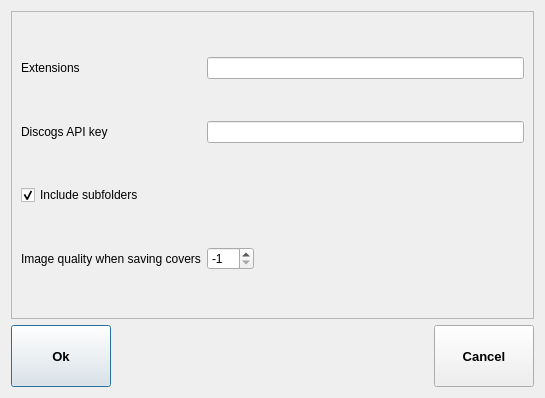
<?xml version="1.0" encoding="UTF-8"?>
<ui version="4.0">
 <class>SettingsDialog</class>
 <widget class="QDialog" name="SettingsDialog">
  <property name="geometry">
   <rect>
    <x>0</x>
    <y>0</y>
    <width>545</width>
    <height>398</height>
   </rect>
  </property>
  <property name="windowTitle">
   <string>TagEditor Settings</string>
  </property>
  <layout class="QGridLayout" name="gridLayout_2">
   <item row="0" column="0" colspan="3">
    <widget class="QFrame" name="fileDialog">
     <property name="sizePolicy">
      <sizepolicy hsizetype="Preferred" vsizetype="Preferred">
       <horstretch>0</horstretch>
       <verstretch>5</verstretch>
      </sizepolicy>
     </property>
     <property name="frameShape">
      <enum>QFrame::StyledPanel</enum>
     </property>
     <property name="frameShadow">
      <enum>QFrame::Raised</enum>
     </property>
     <layout class="QGridLayout" name="gridLayout">
      <item row="0" column="0">
       <widget class="QLabel" name="label_2">
        <property name="text">
         <string>Extensions</string>
        </property>
       </widget>
      </item>
      <item row="0" column="1" colspan="2">
       <widget class="QLineEdit" name="extensions"/>
      </item>
      <item row="1" column="0">
       <widget class="QLabel" name="label_3">
        <property name="text">
         <string>Discogs API key</string>
        </property>
       </widget>
      </item>
      <item row="1" column="1" colspan="2">
       <widget class="QLineEdit" name="api_key">
        <property name="text">
         <string/>
        </property>
       </widget>
      </item>
      <item row="2" column="0" colspan="3">
       <widget class="QCheckBox" name="subfolders">
        <property name="text">
         <string>Include subfolders</string>
        </property>
        <property name="checked">
         <bool>true</bool>
        </property>
       </widget>
      </item>
      <item row="3" column="0">
       <widget class="QLabel" name="label_4">
        <property name="text">
         <string>Image quality when saving covers</string>
        </property>
       </widget>
      </item>
      <item row="3" column="1">
       <widget class="QSpinBox" name="coverSpinBox">
        <property name="sizePolicy">
         <sizepolicy hsizetype="Fixed" vsizetype="Fixed">
          <horstretch>0</horstretch>
          <verstretch>0</verstretch>
         </sizepolicy>
        </property>
        <property name="toolTip">
         <string>Specify 0 to obtain small compressed files, 100 for large uncompressed files, and -1 to use the default settings.</string>
        </property>
        <property name="minimum">
         <number>-1</number>
        </property>
        <property name="maximum">
         <number>100</number>
        </property>
        <property name="value">
         <number>-1</number>
        </property>
       </widget>
      </item>
      <item row="3" column="2">
       <spacer name="horizontalSpacer_2">
        <property name="orientation">
         <enum>Qt::Horizontal</enum>
        </property>
        <property name="sizeHint" stdset="0">
         <size>
          <width>287</width>
          <height>20</height>
         </size>
        </property>
       </spacer>
      </item>
     </layout>
    </widget>
   </item>
   <item row="1" column="0">
    <widget class="QPushButton" name="okButton">
     <property name="sizePolicy">
      <sizepolicy hsizetype="Preferred" vsizetype="Preferred">
       <horstretch>0</horstretch>
       <verstretch>1</verstretch>
      </sizepolicy>
     </property>
     <property name="minimumSize">
      <size>
       <width>100</width>
       <height>50</height>
      </size>
     </property>
     <property name="font">
      <font>
       <pointsize>10</pointsize>
       <weight>75</weight>
       <bold>true</bold>
      </font>
     </property>
     <property name="text">
      <string>Ok</string>
     </property>
    </widget>
   </item>
   <item row="1" column="1">
    <spacer name="horizontalSpacer">
     <property name="orientation">
      <enum>Qt::Horizontal</enum>
     </property>
     <property name="sizeHint" stdset="0">
      <size>
       <width>312</width>
       <height>20</height>
      </size>
     </property>
    </spacer>
   </item>
   <item row="1" column="2">
    <widget class="QPushButton" name="cancelButton">
     <property name="sizePolicy">
      <sizepolicy hsizetype="Preferred" vsizetype="Preferred">
       <horstretch>0</horstretch>
       <verstretch>1</verstretch>
      </sizepolicy>
     </property>
     <property name="minimumSize">
      <size>
       <width>100</width>
       <height>50</height>
      </size>
     </property>
     <property name="font">
      <font>
       <pointsize>10</pointsize>
       <weight>75</weight>
       <bold>true</bold>
      </font>
     </property>
     <property name="text">
      <string>Cancel</string>
     </property>
    </widget>
   </item>
  </layout>
 </widget>
 <resources/>
 <connections/>
</ui>
